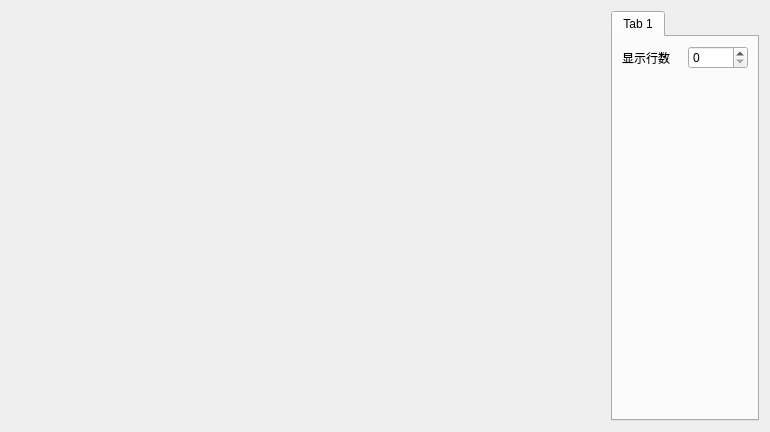
<?xml version="1.0" encoding="UTF-8"?>
<ui version="4.0">
 <class>Form_linepix_display</class>
 <widget class="QWidget" name="Form_linepix_display">
  <property name="geometry">
   <rect>
    <x>0</x>
    <y>0</y>
    <width>770</width>
    <height>432</height>
   </rect>
  </property>
  <property name="windowTitle">
   <string>Form</string>
  </property>
  <layout class="QHBoxLayout" name="horizontalLayout" stretch="4,1">
   <item>
    <widget class="QCustomPlot" name="widget_showLine" native="true"/>
   </item>
   <item>
    <widget class="QTabWidget" name="tabWidget">
     <property name="currentIndex">
      <number>0</number>
     </property>
     <widget class="QWidget" name="tab_5">
      <attribute name="title">
       <string>Tab 1</string>
      </attribute>
      <layout class="QGridLayout" name="gridLayout">
       <item row="1" column="1">
        <widget class="QSpinBox" name="spinBox_showLine"/>
       </item>
       <item row="1" column="0">
        <widget class="QLabel" name="label_display_8">
         <property name="text">
          <string>显示行数</string>
         </property>
        </widget>
       </item>
       <item row="2" column="0">
        <spacer name="verticalSpacer">
         <property name="orientation">
          <enum>Qt::Vertical</enum>
         </property>
         <property name="sizeHint" stdset="0">
          <size>
           <width>20</width>
           <height>40</height>
          </size>
         </property>
        </spacer>
       </item>
      </layout>
     </widget>
    </widget>
   </item>
  </layout>
 </widget>
 <customwidgets>
  <customwidget>
   <class>QCustomPlot</class>
   <extends>QWidget</extends>
   <header>qcustomplot.h</header>
   <container>1</container>
  </customwidget>
 </customwidgets>
 <resources/>
 <connections/>
</ui>
